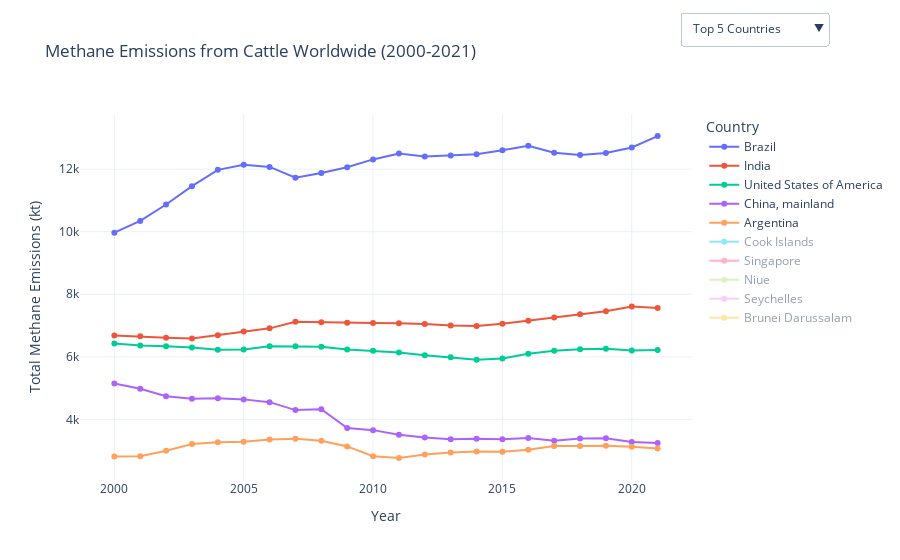

Here is the notebook cell this chart was saved with:
### Code cell
# Function to create the plot with a dropdown for selecting top/bottom countries
def plot_emissions_with_dropdown(df, n=5):
    # Calculate total emissions by country
    total_emissions_by_country = df.groupby('Area')['Value'].sum()

    # Create traces for top and bottom countries
    top_countries = total_emissions_by_country.nlargest(n).index
    bottom_countries = total_emissions_by_country.nsmallest(n).index

    # Filter the DataFrame for the selected countries
    df_top = df[df['Area'].isin(top_countries)]
    df_bottom = df[df['Area'].isin(bottom_countries)]

    # Initialize the figure
    fig = go.Figure()

    # Add traces for top countries
    for country in top_countries:
        country_data = df_top[df_top['Area'] == country]
        fig.add_trace(go.Scatter(x=country_data['Year'], y=country_data['Value'],
                                 mode='lines+markers', name=country))

    # Add traces for bottom countries
    for country in bottom_countries:
        country_data = df_bottom[df_bottom['Area'] == country]
        fig.add_trace(go.Scatter(x=country_data['Year'], y=country_data['Value'],
                                 mode='lines+markers', name=country, visible='legendonly'))

    # Create a dropdown menu for selecting top/bottom
    fig.update_layout(
        updatemenus=[
            {
                'buttons': [
                    {
                        'label': 'Top 5 Countries',
                        'method': 'update',
                        'args': [
                            {'visible': [True] * n + [False] * n},  # Only show top countries
                            {'title': 'Methane Emissions from Cattle for Top 5 Countries Worldwide (2000-2021)'},
                        ],
                    },
                    {
                        'label': 'Bottom 5 Countries',
                        'method': 'update',
                        'args': [
                            {'visible': [False] * n + [True] * n},  # Only show bottom countries
                            {'title': 'Methane Emissions from Cattle for Bottom 5 Countries Worldwide (2000-2021)'},
                        ],
                    },
                ],
                'direction': 'down',
                'showactive': True,
                'x': 0.98,
                'xanchor': 'left',
                'y': 1.28,
                'yanchor': 'top'
            }
        ]
    )

    # Update layout for better readability
    fig.update_layout(xaxis_title='Year',
                      yaxis_title='Total Methane Emissions (kt)',
                      legend_title_text='Country',
                      template='plotly_white',
                      title='Methane Emissions from Cattle Worldwide (2000-2021)')

    # Show the plot
    fig.show()

# plot for n=5 countries
plot_emissions_with_dropdown(df, n=5)

### Figure 1 — Plotly figure (JSON) as saved in the notebook; plotly's stock layout.template omitted (floating-point values rounded to 4 significant figures)
{"data": [{"mode": "lines+markers", "name": "Brazil", "type": "scatter", "x": [2000, 2001, 2002, 2003, 2004, 2005, 2006, 2007, 2008, 2009, 2010, 2011, 2012, 2013, 2014, 2015, 2016, 2017, 2018, 2019, 2020, 2021], "y": [9969.0, 10350.0, 10870.0, 11450.0, 11980.0, 12140.0, 12070.0, 11720.0, 11880.0, 12060.0, 12310.0, 12500.0, 12410.0, 12440.0, 12470.0, 12610.0, 12750.0, 12520.0, 12450.0, 12520.0, 12690.0, 13060.0]}, {"mode": "lines+markers", "name": "India", "type": "scatter", "x": [2000, 2001, 2002, 2003, 2004, 2005, 2006, 2007, 2008, 2009, 2010, 2011, 2012, 2013, 2014, 2015, 2016, 2017, 2018, 2019, 2020, 2021], "y": [6684.0, 6660.0, 6613.0, 6588.0, 6693.0, 6813.0, 6911.0, 7124.0, 7104.0, 7088.0, 7085.0, 7070.0, 7050.0, 7004.0, 6985.0, 7058.0, 7156.0, 7255.0, 7362.0, 7460.0, 7611.0, 7560.0]}, {"mode": "lines+markers", "name": "United States of America", "type": "scatter", "x": [2000, 2001, 2002, 2003, 2004, 2005, 2006, 2007, 2008, 2009, 2010, 2011, 2012, 2013, 2014, 2015, 2016, 2017, 2018, 2019, 2020, 2021], "y": [6425.0, 6365.0, 6338, 6297.0, 6223.0, 6235.0, 6337.0, 6336, 6322.0, 6238.0, 6193.0, 6138.0, 6050.0, 5990.0, 5910.0, 5949.0, 6098.0, 6199.0, 6243.0, 6261.0, 6205.0, 6217.0]}, {"mode": "lines+markers", "name": "China, mainland", "type": "scatter", "x": [2000, 2001, 2002, 2003, 2004, 2005, 2006, 2007, 2008, 2009, 2010, 2011, 2012, 2013, 2014, 2015, 2016, 2017, 2018, 2019, 2020, 2021], "y": [5150.0, 4979.0, 4744.0, 4661.0, 4678.0, 4641.0, 4552.0, 4298.0, 4326.0, 3726.0, 3658.0, 3508.0, 3422.0, 3370.0, 3382.0, 3369.0, 3410.0, 3315.0, 3389.0, 3398.0, 3280.0, 3250.0]}, {"mode": "lines+markers", "name": "Argentina", "type": "scatter", "x": [2000, 2001, 2002, 2003, 2004, 2005, 2006, 2007, 2008, 2009, 2010, 2011, 2012, 2013, 2014, 2015, 2016, 2017, 2018, 2019, 2020, 2021], "y": [2814.0, 2824.0, 2998.0, 3217.0, 3272.0, 3285.0, 3360.0, 3382.0, 3317.0, 3138.0, 2824.0, 2769.0, 2877.0, 2942.0, 2975.0, 2965.0, 3029.0, 3151.0, 3149.0, 3161.0, 3129.0, 3069.0]}, {"mode": "lines+markers", "name": "Cook Islands", "type": "scatter", "visible": "legendonly", "x": [2000, 2001, 2002, 2003, 2004, 2005, 2006, 2007, 2008, 2009, 2010, 2011, 2012, 2013, 2014, 2015, 2016, 2017, 2018, 2019, 2020, 2021], "y": [0.0132, 0.0117, 0.0103, 0.0099, 0.0088, 0.0088, 0.0088, 0.0092, 0.0092, 0.0092, 0.0095, 0.0095, 0.0095, 0.0095, 0.0095, 0.0089, 0.0091, 0.0091, 0.0088, 0.0084, 0.0082, 0.0079]}, {"mode": "lines+markers", "name": "Singapore", "type": "scatter", "visible": "legendonly", "x": [2000, 2001, 2002, 2003, 2004, 2005, 2006, 2007, 2008, 2009, 2010, 2011, 2012, 2013, 2014, 2015, 2016, 2017, 2018, 2019, 2020, 2021], "y": [0.0102, 0.0102, 0.0102, 0.0102, 0.0102, 0.0102, 0.0101, 0.0102, 0.0102, 0.0103, 0.0103, 0.0102, 0.0103, 0.0103, 0.0103, 0.0092, 0.0098, 0.0098, 0.0097, 0.0094, 0.0093, 0.0092]}, {"mode": "lines+markers", "name": "Niue", "type": "scatter", "visible": "legendonly", "x": [2000, 2001, 2002, 2003, 2004, 2005, 2006, 2007, 2008, 2009, 2010, 2011, 2012, 2013, 2014, 2015, 2016, 2017, 2018, 2019, 2020, 2021], "y": [0.0112, 0.0112, 0.0112, 0.0112, 0.0112, 0.0113, 0.0112, 0.0115, 0.0113, 0.0113, 0.0113, 0.0113, 0.0113, 0.0113, 0.0113, 0.0113, 0.0113, 0.0113, 0.0113, 0.0113, 0.0114, 0.0114]}, {"mode": "lines+markers", "name": "Seychelles", "type": "scatter", "visible": "legendonly", "x": [2000, 2001, 2002, 2003, 2004, 2005, 2006, 2007, 2008, 2009, 2010, 2011, 2012, 2013, 2014, 2015, 2016, 2017, 2018, 2019, 2020, 2021], "y": [0.0563, 0.047, 0.0541, 0.0475, 0.0403, 0.032, 0.0224, 0.0277, 0.021, 0.0151, 0.0146, 0.0065, 0.0087, 0.0126, 0.0123, 0.011, 0.0107, 0.0112, 0.0113, 0.0113, 0.0115, 0.0114]}, {"mode": "lines+markers", "name": "Brunei Darussalam", "type": "scatter", "visible": "legendonly", "x": [2000, 2001, 2002, 2003, 2004, 2005, 2006, 2007, 2008, 2009, 2010, 2011, 2012, 2013, 2014, 2015, 2016, 2017, 2018, 2019, 2020, 2021], "y": [0.0945, 0.0913, 0.081, 0.0809, 0.0668, 0.0594, 0.0531, 0.0492, 0.0525, 0.0475, 0.0475, 0.0485, 0.0441, 0.0435, 0.0411, 0.0432, 0.0445, 0.037, 0.0386, 0.0352, 0.0334, 0.0211]}], "layout": {"legend": {"title": {"text": "Country"}}, "title": {"text": "Methane Emissions from Cattle Worldwide (2000-2021)"}, "updatemenus": [{"buttons": [{"args": [{"visible": [true, true, true, true, true, false, false, false, false, false]}, {"title": "Methane Emissions from Cattle for Top 5 Countries Worldwide (2000-2021)"}], "label": "Top 5 Countries", "method": "update"}, {"args": [{"visible": [false, false, false, false, false, true, true, true, true, true]}, {"title": "Methane Emissions from Cattle for Bottom 5 Countries Worldwide (2000-2021)"}], "label": "Bottom 5 Countries", "method": "update"}], "direction": "down", "showactive": true, "x": 0.98, "xanchor": "left", "y": 1.28, "yanchor": "top"}], "xaxis": {"title": {"text": "Year"}}, "yaxis": {"title": {"text": "Total Methane Emissions (kt)"}}}}
